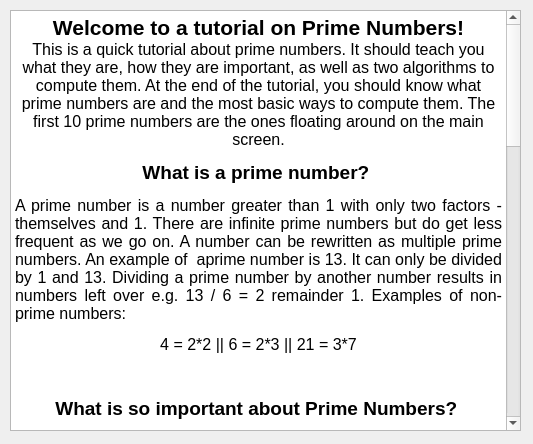
<?xml version="1.0" encoding="UTF-8"?>
<ui version="4.0">
 <class>PrimeInfo</class>
 <widget class="QWidget" name="PrimeInfo">
  <property name="geometry">
   <rect>
    <x>0</x>
    <y>0</y>
    <width>533</width>
    <height>444</height>
   </rect>
  </property>
  <property name="windowTitle">
   <string>Form</string>
  </property>
  <widget class="QTextBrowser" name="textBrowser">
   <property name="geometry">
    <rect>
     <x>10</x>
     <y>10</y>
     <width>511</width>
     <height>421</height>
    </rect>
   </property>
   <property name="html">
    <string>&lt;!DOCTYPE HTML PUBLIC &quot;-//W3C//DTD HTML 4.0//EN&quot; &quot;http://www.w3.org/TR/REC-html40/strict.dtd&quot;&gt;
&lt;html&gt;&lt;head&gt;&lt;meta name=&quot;qrichtext&quot; content=&quot;1&quot; /&gt;&lt;style type=&quot;text/css&quot;&gt;
p, li { white-space: pre-wrap; }
&lt;/style&gt;&lt;/head&gt;&lt;body style=&quot; font-family:'MS Shell Dlg 2'; font-size:8.25pt; font-weight:400; font-style:normal;&quot;&gt;
&lt;p align=&quot;center&quot; style=&quot; margin-top:0px; margin-bottom:0px; margin-left:0px; margin-right:0px; -qt-block-indent:0; text-indent:0px;&quot;&gt;&lt;span style=&quot; font-size:16pt; font-weight:600;&quot;&gt;Welcome to a tutorial on Prime Numbers!&lt;/span&gt;&lt;/p&gt;
&lt;p align=&quot;center&quot; style=&quot; margin-top:0px; margin-bottom:0px; margin-left:0px; margin-right:0px; -qt-block-indent:0; text-indent:0px;&quot;&gt;&lt;span style=&quot; font-size:12pt;&quot;&gt;This is a quick tutorial about prime numbers. It should teach you what they are, how they are important, as well as two algorithms to compute them. At the end of the tutorial, you should know what prime numbers are and the most basic ways to compute them. The first 10 prime numbers are the ones floating around on the main screen.&lt;/span&gt;&lt;/p&gt;
&lt;p align=&quot;center&quot; style=&quot; margin-top:12px; margin-bottom:12px; margin-left:0px; margin-right:0px; -qt-block-indent:0; text-indent:0px;&quot;&gt;&lt;span style=&quot; font-size:14pt; font-weight:600;&quot;&gt;What is a prime number? &lt;/span&gt;&lt;/p&gt;
&lt;p align=&quot;justify&quot; style=&quot; margin-top:12px; margin-bottom:12px; margin-left:0px; margin-right:0px; -qt-block-indent:0; text-indent:0px;&quot;&gt;&lt;span style=&quot; font-size:12pt;&quot;&gt;A prime number is a number greater than 1 with only two factors - themselves and 1. There are infinite prime numbers but do get less frequent as we go on. A number can be rewritten as multiple prime numbers. An example of  aprime number is 13. It can only be divided by 1 and 13. Dividing a prime number by another number results in numbers left over e.g. 13 / 6 = 2 remainder 1. Examples of non-prime numbers:&lt;/span&gt;&lt;/p&gt;
&lt;p align=&quot;center&quot; style=&quot; margin-top:12px; margin-bottom:12px; margin-left:0px; margin-right:0px; -qt-block-indent:0; text-indent:0px;&quot;&gt;&lt;span style=&quot; font-size:12pt;&quot;&gt;4 = 2*2 || 6 = 2*3 || 21 = 3*7&lt;/span&gt;&lt;/p&gt;
&lt;p style=&quot;-qt-paragraph-type:empty; margin-top:12px; margin-bottom:12px; margin-left:0px; margin-right:0px; -qt-block-indent:0; text-indent:0px; font-size:12pt;&quot;&gt;&lt;br /&gt;&lt;/p&gt;
&lt;p align=&quot;center&quot; style=&quot; margin-top:12px; margin-bottom:12px; margin-left:0px; margin-right:0px; -qt-block-indent:0; text-indent:0px;&quot;&gt;&lt;span style=&quot; font-size:14pt; font-weight:600;&quot;&gt;What is so important about Prime Numbers?&lt;/span&gt;&lt;span style=&quot; font-size:12pt;&quot;&gt; &lt;/span&gt;&lt;/p&gt;
&lt;p align=&quot;justify&quot; style=&quot; margin-top:12px; margin-bottom:12px; margin-left:0px; margin-right:0px; -qt-block-indent:0; text-indent:0px;&quot;&gt;&lt;span style=&quot; font-size:12pt;&quot;&gt;This is why primes are so relevant in certain fields — primes have very special properties for factorization. One of those properties is that while it is relatively easy to find larger prime numbers, it’s unavoidably hard to factor large numbers back into primes. It’s one thing to figure out that 20 is (2 * 2 * 5), and quite another to figure out that 2,244,354 is (2 * 3 * 7 * 53,437). It’s quite another again to find the prime factors of a number fifty digits long. Though the best mathematicians have chewed on the problem for hundreds of years, there just doesn’t seem to be any way to factor large numbers efficiently. &lt;/span&gt;&lt;/p&gt;
&lt;p align=&quot;justify&quot; style=&quot; margin-top:12px; margin-bottom:12px; margin-left:0px; margin-right:0px; -qt-block-indent:0; text-indent:0px;&quot;&gt;&lt;span style=&quot; font-size:12pt;&quot;&gt;Primes are of the utmost importance to number theorists because they are the building blocks of whole numbers, and important to the world because their odd mathematical properties make them perfect for our current uses. It’s possible that new mathematical strategies or new hardware like quantum computers could lead to quicker prime factorization of large numbers, which would effectively break modern encryption. When researching prime numbers, mathematicians are always being both prosaic and practical.&lt;/span&gt;&lt;/p&gt;
&lt;p align=&quot;justify&quot; style=&quot; margin-top:12px; margin-bottom:12px; margin-left:0px; margin-right:0px; -qt-block-indent:0; text-indent:0px;&quot;&gt;&lt;span style=&quot; font-size:12pt;&quot;&gt;Source: https://mashable.com/article/why-should-we-care-about-prime-numbers&lt;/span&gt;&lt;/p&gt;
&lt;p style=&quot;-qt-paragraph-type:empty; margin-top:0px; margin-bottom:0px; margin-left:0px; margin-right:0px; -qt-block-indent:0; text-indent:0px; font-size:12pt;&quot;&gt;&lt;br /&gt;&lt;/p&gt;
&lt;p align=&quot;center&quot; style=&quot; margin-top:0px; margin-bottom:0px; margin-left:0px; margin-right:0px; -qt-block-indent:0; text-indent:0px;&quot;&gt;&lt;span style=&quot; font-size:14pt; font-weight:600;&quot;&gt;Algorithms to compute prime numbers&lt;/span&gt;&lt;/p&gt;
&lt;p align=&quot;center&quot; style=&quot; margin-top:12px; margin-bottom:12px; margin-left:0px; margin-right:0px; -qt-block-indent:0; text-indent:0px;&quot;&gt;&lt;span style=&quot; font-size:14pt; font-weight:600;&quot;&gt;Sieves of Eratosthenes&lt;/span&gt;&lt;/p&gt;
&lt;p style=&quot; margin-top:12px; margin-bottom:12px; margin-left:0px; margin-right:0px; -qt-block-indent:0; text-indent:0px;&quot;&gt;&lt;span style=&quot; font-size:12pt;&quot;&gt;Sieve of Eratosthenes is one of the oldest and easiest methods for finding prime numbers up to a given number. It is based on marking as composite all the multiples of a prime. To do so, it starts with 2 as the first prime number and marks all of its multiples (4, 6, 6, ...). Then, it marks the next unmarked number (3) as prime and crosses out all its multiples (6, 9, 12, ...). It does the same for all the other numbers up to n.&lt;/span&gt;&lt;/p&gt;
&lt;p align=&quot;center&quot; style=&quot; margin-top:12px; margin-bottom:12px; margin-left:0px; margin-right:0px; -qt-block-indent:0; text-indent:0px;&quot;&gt;&lt;span style=&quot; font-size:14pt; font-weight:600;&quot;&gt;Sieve of Sundaram&lt;/span&gt;&lt;/p&gt;
&lt;p align=&quot;justify&quot; style=&quot; margin-top:12px; margin-bottom:12px; margin-left:0px; margin-right:0px; -qt-block-indent:0; text-indent:0px;&quot;&gt;&lt;span style=&quot; font-size:12pt;&quot;&gt;The sieve of Sundaram is a variant of the sieve of Eratosthenes, a simple deterministic algorithm for finding all the prime numbers up to a specified integer. It was discovered by Indian student S. P. Sundaram in 1934&lt;/span&gt;&lt;/p&gt;
&lt;p style=&quot;-qt-paragraph-type:empty; margin-top:12px; margin-bottom:12px; margin-left:0px; margin-right:0px; -qt-block-indent:0; text-indent:0px;&quot;&gt;&lt;br /&gt;&lt;/p&gt;
&lt;p align=&quot;center&quot; style=&quot; margin-top:12px; margin-bottom:12px; margin-left:0px; margin-right:0px; -qt-block-indent:0; text-indent:0px;&quot;&gt;&lt;span style=&quot; font-size:14pt; font-weight:600; color:#00ffff;&quot;&gt;Go back to the main menu to learn more about these two algorithms and how to compute them and their pseudocode, including animations of the algorithm at work. In addition, you can also play a game that puts your prime number identification skills into practice!&lt;/span&gt;&lt;/p&gt;
&lt;p align=&quot;center&quot; style=&quot;-qt-paragraph-type:empty; margin-top:12px; margin-bottom:12px; margin-left:0px; margin-right:0px; -qt-block-indent:0; text-indent:0px; font-size:20pt;&quot;&gt;&lt;br /&gt;&lt;/p&gt;&lt;/body&gt;&lt;/html&gt;</string>
   </property>
  </widget>
 </widget>
 <resources/>
 <connections/>
</ui>
